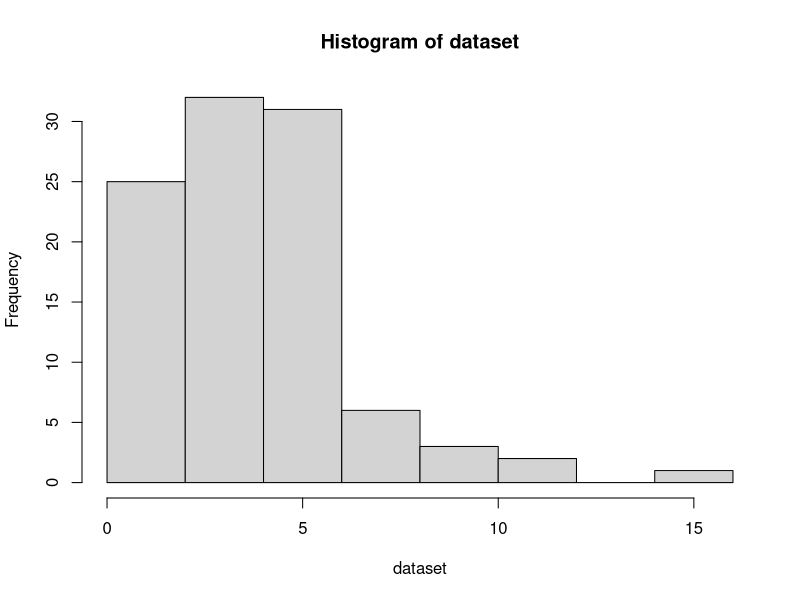
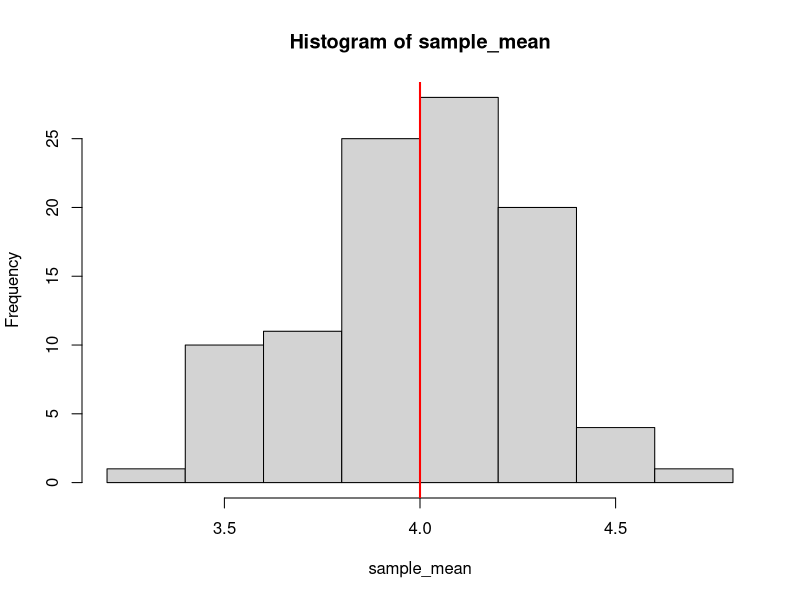
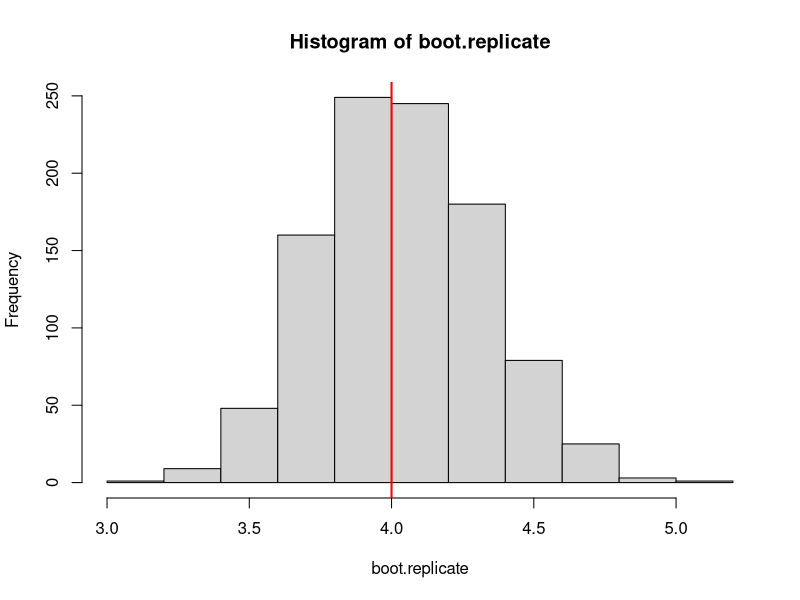

R code for these plots, in order: (Note: this script raises an error after producing the figures.)
# Lab 04 - Bootstrap
# Author: Alberto Nieto Sandino
# Date: 2018-10-09

# Clean environment 
closeAllConnections()
rm(list=ls())
# Clear plots
graphics.off()
# Number of cores to use for bootstrap
library("parallel")
no_cores <- detectCores() - 1 
library("boot")

########################################################################
## Assignment 1. The gamma distribution and the estimator sample mean ##
########################################################################

n <- 100 # number of samples
k <- 2 # shape parameter
gamma <- 2 # scale parameter
dataset <- rgamma (n, shape = k, scale = gamma)

# Histogram of the data
hist(dataset)

# Theoretical mean and variance
mean_theo <- k*gamma
var_theo <- k*gamma^2

# Our parameter of interest theta = mean
# thus theta_hat = sample mean

# Data-generating experiment
N = 100 # repeated 100 times
sample_mean <- numeric(N) # initiate vector for sample mean values
sample_var <- numeric(N) # initiate vector for sample variance values
for (i in 1:N){
  dataset = rgamma (n, shape = k, scale = gamma)
  sample_mean[i] <- mean(dataset)
  sample_var[i] <- var(dataset)
}

# Theoretical mean and variance of the estimator (sample mean)
mean_hat <- mean(sample_mean)
var_hat <- mean(sample_var)

# Observe the distribution for the sample mean
hist(sample_mean)
abline(v=mean_theo,lwd=2, col="red")

############################################
## Assignment 2. Non-parametric bootstrap ##
############################################

## Assignment 2.1.

# 1) Fix the number of bootstrap re-samples N
N <- 1000
# Generate the empirical cdf 
dataset.big <- rgamma (2000, shape = k, scale = gamma)
# 2) Sample a new data set x* set of size n from x with replacement (this is equivalent
# to sampling from the empirical cdf F^)

BootstrapMean <- function (X=dataset.big){
  x.boot <- sample(X, size = 100, replace = TRUE)
  mean(x.boot)
}

# Use replicate to perform N iterations
boot.replicate <- replicate(N, BootstrapMean())

# Plot of the histogram with the true value of the mean
hist(boot.replicate,breaks=10)
abline(v=mean_theo,lwd=2, col="red")

# Calculate estimted bias and variance of estimator
boot.estimate <- mean(boot.replicate)
orig.estimate <- mean(dataset.big)
bias.nonparam <- boot.estimate - orig.estimate
bias.nonparam
var.nonparam <- var(boot.replicate)
var.nonparam

## Assignment 2.2

# Load library
library(boot)

# First, generate a vector of means for bootstrapping
fun <- function(y = dataset.big, id) {mean(y[id])}

# Boot function for N replicates
boot.out <- boot(dataset.big, fun, 1000, parallel="multicore", ncpus = no_cores)

# Plot of the histogram with the true value of the mean
hist(boot.out$t,breaks=13)
abline(v=mean_theo,lwd=2, col="red")

# Calculate estimted bias and variance of estimator
boot.estimate.boot <- mean(boot.out$t)
bias.nonparam.boot <- boot.estimate.boot - orig.estimate
bias.nonparam.boot
var.nonparam.boot <- var(boot.out$t)
var.nonparam.boot

## Assignment 2.3

# Construc CIs for the estimator

# Basic CI
alpha <- 0.05
l.low <- 2*orig.estimate - sort(boot.out$t)[(1-alpha/2)*1000] # lower limit of CI
l.upper <- 2*orig.estimate - sort(boot.out$t)[(alpha/2)*1000] # upper limit of CI
ci.basic <- c(l.low,l.upper)

hist(boot.out$t,20)
lines(rep(ci.basic[1],2),c(0,850),lty=2)
lines(rep(ci.basic[2],2),c(0,850),lty=2)

# Normal CI
se.nonparam <- sd(boot.out$t)
l.low <- orig.estimate + qnorm(alpha/2, mean = 0, sd = 1)*se.nonparam/sqrt(100)
l.upper <- orig.estimate - qnorm(alpha/2, mean = 0, sd = 1)*se.nonparam/sqrt(100)
ci.normal<- c(l.low,l.upper)

hist(boot.out$t,20)
lines(rep(ci.normal[1],2),c(0,350),lty=2)
lines(rep(ci.normal[2],2),c(0,350),lty=2)

# Percentile CI
l.low <- quantile(boot.out$t, probs = 0.025)
l.upper <- quantile(boot.out$t, probs = 0.975)
ci.percentile <- c(l.low,l.upper)

hist(boot.out$t,20)
lines(rep(ci.percentile[1],2),c(0,350),lty=2)
lines(rep(ci.percentile[2],2),c(0,350),lty=2)

# Pre-programmed confidence intervals 
ci.nonparam <- boot.ci(boot.out = boot.out, conf = 0.95, type = c("basic","norm","perc"), parallel="multicore", ncpus = no_cores)

error.ci <- c(ci.basic,ci.normal,ci.percentile) - 
              c(ci.nonparam$normal[2:3],ci.nonparam$basic[4:5],ci.nonparam$percent[4:5])

## Assignment 2.4

N <- 1000 # number of samples to draw
counter <- rep(0,10)
for (i in 1:N){
  for (j in 1:10){
    dataset.small <- rgamma(j*10, shape = k, scale = gamma)
    boot.out <- boot(dataset.small, fun, N)
    ci <- boot.ci(boot.out, conf = 0.95, type = "norm")$norm
    if (ci[2] <= mean_theo && ci[3] >= mean_theo){
      counter[j] <- counter[j] + 1 # true value within limits
    }
  }
}

plot(counter,xaxt = "n",)
axis(1,at=seq(1,10),labels = seq(10,100,by=10))

########################################
## Assignment 3. Parametric bootstrap ##
########################################

## Assigment 3.1

# Create the distribution test for a gamma distribution
x <- rgamma (length(dataset.big), shape = 2, scale = 2)


mlogl <- function(theta, x) {
  if (length(theta) != 2)
    stop("theta must be vector of length 2")
  k.guess <- theta[1]
  gamma.guess <- theta[2]
  if (k.guess <= 0) stop("The guess for the shape parameter, k, must be positive")
  if (gamma.guess <= 0) stop("The guess for the scale parameter, gamma, must be positive")
  return(- sum(dgamma(x, shape = k.guess, scale = gamma.guess, log = TRUE)))
}

k.guess.start <- mean(x)^2 / var(x)
gamma.guess.start <- var(x) / mean(x)
theta.start <- c(k.guess.start, gamma.guess.start)

fit <- nlm (mlogl, theta.start, x = x, hessian = TRUE, fscale = length(x))
print(fit$estimate)

k_MLE <- fit$estimate[1]
gamma_MLE <- fit$estimate[2]
## Assignment 3.2
n <- 100
N <- 2000
# Generation of random samples gamma distributed with parameters from MLE
gamma_MLE <- rgamma(n, shape = k_MLE, scale = gamma_MLE)

# Boot function for N replicates
mean.param <- rep(0,N)
for (i in 1:N){
  resample_MLE <- sample(gamma_MLE, n, replace = TRUE, prob = NULL)
  mean.param[i] <- mean(resample_MLE)
}

# Plot the sample means 
hist(mean.param)

# Calculate the bias and the variance
bias.param <- mean(mean.param) - mean(gamma_MLE)
bias.param
var.param <- var(mean.param)
var.param


## Assignment 3.3

# Description of how random numbers are generated in parametric bootstrap
gengamma <- function(gendata, theta){
  rgamma(100, shape = theta[1], scale = theta[2])
}

# Generate a vector of means for bootstrapping
fun_param <- function(y = dataset, id) {mean(y[id])}

boot.out.param <- boot(dataset, fun_param, 2000, sim = "parametric", ran.gen = gengamma,
                       mle = fit$estimate, parallel="multicore", ncpus = no_cores)
boot.out.param

plot(boot.out.param)
hist(boot.out.param$t)
abline(v=mean_theo,lwd=2, col="red")

# Calculate estimted bias and variance of estimator
boot.estimate.param <- mean(boot.out.param$t)
bias.param <- boot.estimate.param - orig.estimate
bias.param
var.param <- var(boot.out.param$t)
var.param


# Assignment 3.4

N <- 1000 # number of samples to draw
counter <- rep(0,10)
for (i in 1:N){
  for (j in 1:10){
    dataset.small <- rgamma(j*10, shape = k, scale = gamma)
    # re-estimate parameters
    param_MLE <- fit$estimate
    boot.out <- boot(dataset.small, fun, N, sim = "parametric",
                     ran.gen = gengamma, mle = param_MLE)
    ci <- boot.ci(boot.out, conf = 0.95, type = "norm")$norm
    if (ci[2] <= mean_theo && ci[3] >= mean_theo){
      counter[j] <- counter[j] + 1 # true value within limits
    }
  }
}

plot(counter,xaxt = "n",)
axis(1,at=seq(1,10),labels = seq(10,100,by=10))

#################################
## Assignment 4.Studentized CI ##
#################################


## BASIC CONFIDENCE INTERVAL

fun_var <- function(y, id) {var(y[id])}

N <- 1000 # number of samples to draw
counter <- rep(0,10)
for (i in 1:N){
  for (j in 1:10){
    dataset.small <- rgamma(j*10, shape = k, scale = gamma)
    boot.out <- boot(dataset.small, fun_var, N)
    ci <- boot.ci(boot.out, conf = 0.95, type = "basic")$basic
    if (ci[4] <= var_theo && ci[5] >= var_theo){
      counter[j] <- counter[j] + 1 # true value within limits
    }
  }
}

plot(counter,xaxt = "n",)
axis(1,at=seq(1,10),labels = seq(10,100,by=10))


## STUDENTIZED CONFIDENCE INTERVAL

fun_stud <- function(y, id) {
  boot.out <- boot(y, fun_var, 50, 
                   parallel="multicore", ncpus = no_cores)
  return (c(var(y[id]), var(boot.out$t)))
}

start_time <- Sys.time() # Start measuring time
N <- 100 # number of samples to draw (small bc of computation time)
counter <- rep(0,10)
for (i in 1:N){
  for (j in 1:10){
    dataset.small <- rgamma(j*10, shape = k, scale = gamma)
    boot.out <- boot(dataset.small, fun_stud, 1000, 
                     parallel="multicore", ncpus = no_cores)
    ci <- boot.ci(boot.out, conf = 0.95, type = "stud")$stud
    if (ci[4] <= var_theo && ci[5] >= var_theo){
      counter[j] <- counter[j] + 1 # true value within limits
    }
  }
}

plot(counter,xaxt = "n",)
axis(1,at=seq(1,10),labels = seq(10,100,by=10))


end_time <- Sys.time() # End of measured time
cpu_time <- end_time - start_time
cpu_time









